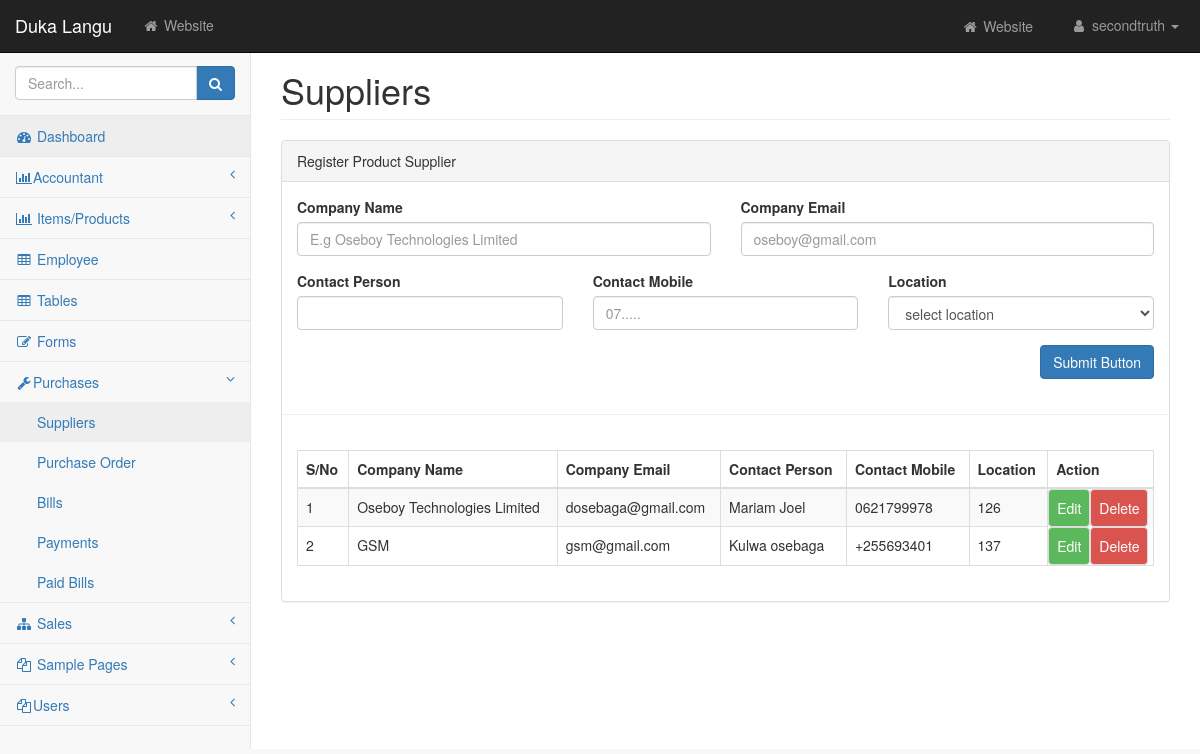
The page /pages/supplier.php on the database its author committed.
### tables this page shows
CREATE TABLE `supplier` (
  `supplier_id` int NOT NULL,
  `company_name` varchar(50) DEFAULT NULL,
  `contact_name` varchar(255) NOT NULL,
  `company_email` varchar(100) NOT NULL,
  `location_id` int NOT NULL,
  `mobile` varchar(11) DEFAULT NULL
);

### pages/supplier.php (the view, shortened to what this page needs)
<?php
include 'layouts/header.php';
include 'layouts/sidebar.php';
include 'includes/connection.php';
?>
<div id="wrapper">
<div id="page-wrapper">
    <div class="container-fluid">
        <div class="row">
            <div class="col-lg-12">
                <h1 class="page-header">Suppliers</h1>
            </div>
        </div>
        <div class="row">
            <div class="col-lg-12">
                <div class="panel panel-default">
                    <div class="panel-heading">
                       Register Product Supplier
                    </div>
                    <div class="panel-body">
                        <div class="row">
                                <form action="<?php echo htmlentities(
                                    $_SERVER['PHP_SELF']
                                ); ?>" method="POST">
                                <div class="col-lg-6">
                                <div class="form-group">
                                        <label>Company Name</label>
                                        <input class="form-control" name="cname"  placeholder="E.g Oseboy Technologies Limited" required>
                                    </div>
                                </div>
                                <div class="col-lg-6">
                                    <div class="form-group">
                                            <label for="disabledSelect">Company Email</label>
                                            <input type="email" name="email" required class="form-control" placeholder="oseboy@gmail.com"/>
                                        </div>
                                </div>
                                <div class="col-lg-4">
                                <div class="form-group">
                                        <label>Contact Person</label>
                                        <input class="form-control" name="contactperson" required>
                                    </div>
                                </div>
                                <div class="col-lg-4">
                                    <div class="form-group">
                                            <label for="disabledSelect">Contact Mobile</label>
                                            <input type="text" name="mobile" required class="form-control" onkeypress="return (event.charCode !=8 && event.charCode ==0 || (event.charCode >= 48 && event.charCode <= 57))" maxlength="10" placeholder="07....."/>
                                        </div>
                                </div>
                                <div class="col-lg-4">
                                    <div class="form-group">
                                        <label>Location</label>
                                        <select class="form-control" name="location" required>
                                            <option value="">select location</option>
                                        </select>
                                    </div>
                                    </div>
                            </div>
                                    <button type="submit" name="savedata" class="btn btn-primary pull-right">Submit Button</button>
                        </div>
<hr>
                        <div class="panel-body">
                                    <div class="table-responsive">
                                        <table class="table table-striped table-bordered table-hover" id="dataTables-example">
                                            <thead>
                                                <tr>
                                                    <th>S/No</th>
                                                    <th>Company Name</th>
                                                    <th>Company Email</th>
                                                    <th>Contact Person</th>
                                                    <th>Contact Mobile</th>
                                                    <th>Location</th>
                                                    <th colspan="2">Action</th>
                                                </tr>
                                            </thead>
                                            <tbody>
                                                <?php
                                                $sn = 1;
                                                $query = mysqli_query(
                                                    $conn,
                                                    'SELECT * FROM supplier'
                                                );
                                                while (
                                                    $row_data = mysqli_fetch_assoc(
                                                        $query
                                                    )
                                                ) { ?>
                                                <tr class="odd gradeX">
                                                <td><?php
                                                echo $sn;
                                                $sn++;
                                                ?></td>
                                                    <td><?php echo $row_data[
                                                        'company_name'
                                                    ]; ?></td>
                                                    <td><?php echo $row_data[
                                                        'company_email'
                                                    ]; ?></td>
                                                    <td><?php echo $row_data[
                                                        'contact_name'
                                                    ]; ?></td>
                                                    <td><?php echo $row_data[
                                                        'mobile'
                                                    ]; ?></td>
                                                    <td><?php echo $row_data[
                                                        'location_id'
                                                    ]; ?></td>
                                                    <td class="btn btn-success">Edit</td>
                                                    <td class="btn btn-danger">Delete</td>
                                                </tr>
                                     <?php }
                                                ?>
                                            </tbody>
                                        </table>
                                    </div>
                    </div>
                    </div>
                </div>
            </div>
        </div>
    </div>
</div>

### css/startmin.css (style rules this page uses)
body { background-color: #f8f8f8; }
#wrapper { width: 100%; }
#page-wrapper { padding-top: 30px; min-height: 568px; background-color: #fff; }
@media (min-width:768px) { #page-wrapper { position: inherit; margin-left: 250px; padding: 30px 15px 0 15px; border-left: 1px solid #e7e7e7; } }

### rows shown on the page
supplier: company_name "Oseboy Technologies Limited", company_email "dosebaga@gmail.com", contact_name "Mariam Joel", mobile "0621799978", location "126"
supplier: company_name "GSM", company_email "gsm@gmail.com", contact_name "Kulwa osebaga", mobile "+255693401", location "137"
